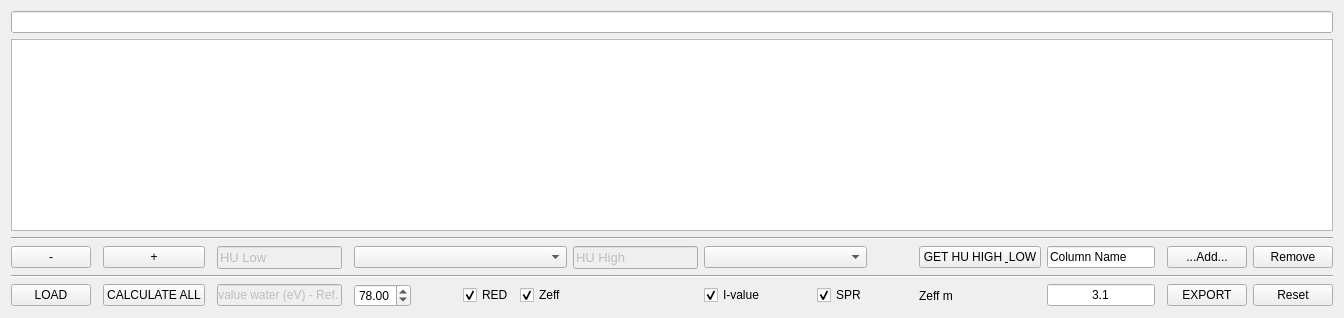
          <widget class="QWidget" name="tab">
           <attribute name="title">
            <string>Mat_Info</string>
           </attribute>
           <layout class="QGridLayout" name="gridLayout_2">
            <item row="7" column="18">
             <widget class="QPushButton" name="export_table_mat">
              <property name="text">
               <string>EXPORT</string>
              </property>
             </widget>
            </item>
            <item row="7" column="0">
             <widget class="QPushButton" name="Load_csv_mat">
              <property name="text">
               <string>LOAD</string>
              </property>
             </widget>
            </item>
            <item row="7" column="16">
             <widget class="QLineEdit" name="Zeff_m">
              <property name="text">
               <string>3.1</string>
              </property>
              <property name="alignment">
               <set>Qt::AlignmentFlag::AlignCenter</set>
              </property>
             </widget>
            </item>
            <item row="7" column="13">
             <widget class="QCheckBox" name="checkBox_calSPR">
              <property name="text">
               <string>SPR</string>
              </property>
              <property name="checked">
               <bool>true</bool>
              </property>
             </widget>
            </item>
            <item row="6" column="0" colspan="20">
             <widget class="Line" name="line_3">
              <property name="orientation">
               <enum>Qt::Orientation::Horizontal</enum>
              </property>
             </widget>
            </item>
            <item row="5" column="0">
             <widget class="QPushButton" name="remove_row_table_mat">
              <property name="text">
               <string>-</string>
              </property>
             </widget>
            </item>
            <item row="5" column="16">
             <widget class="QLineEdit" name="lineEdit">
              <property name="text">
               <string>Column Name</string>
              </property>
             </widget>
            </item>
            <item row="5" column="10">
             <widget class="QLineEdit" name="lineEdit_41">
              <property name="enabled">
               <bool>false</bool>
              </property>
              <property name="font">
               <font>
                <pointsize>10</pointsize>
               </font>
              </property>
              <property name="text">
               <string>HU High</string>
              </property>
             </widget>
            </item>
            <item row="5" column="11" colspan="3">
             <widget class="QComboBox" name="DECT_list_02"/>
            </item>
            <item row="7" column="11">
             <widget class="QCheckBox" name="checkBox_cal_I">
              <property name="text">
               <string>I-value</string>
              </property>
              <property name="checked">
               <bool>true</bool>
              </property>
             </widget>
            </item>
            <item row="7" column="15">
             <widget class="QLabel" name="label_3">
              <property name="text">
               <string>Zeff m</string>
              </property>
             </widget>
            </item>
            <item row="5" column="6" colspan="4">
             <widget class="QComboBox" name="DECT_list_01"/>
            </item>
            <item row="7" column="19">
             <widget class="QPushButton" name="reset_table_mat">
              <property name="text">
               <string>Reset</string>
              </property>
             </widget>
            </item>
            <item row="5" column="2">
             <widget class="QPushButton" name="add_row_table_mat">
              <property name="text">
               <string>+</string>
              </property>
             </widget>
            </item>
            <item row="5" column="4">
             <widget class="QLineEdit" name="lineEdit_8">
              <property name="enabled">
               <bool>false</bool>
              </property>
              <property name="font">
               <font>
                <pointsize>10</pointsize>
               </font>
              </property>
              <property name="text">
               <string>HU Low</string>
              </property>
             </widget>
            </item>
            <item row="2" column="0" colspan="20">
             <widget class="QLineEdit" name="mat_table_label">
              <property name="autoFillBackground">
               <bool>false</bool>
              </property>
             </widget>
            </item>
            <item row="5" column="15">
             <widget class="QPushButton" name="get_HU_high">
              <property name="text">
               <string>GET HU HIGH &amp; LOW</string>
              </property>
             </widget>
            </item>
            <item row="7" column="7">
             <spacer name="horizontalSpacer_2">
              <property name="orientation">
               <enum>Qt::Orientation::Horizontal</enum>
              </property>
              <property name="sizeHint" stdset="0">
               <size>
                <width>40</width>
                <height>20</height>
               </size>
              </property>
             </spacer>
            </item>
            <item row="7" column="12">
             <spacer name="horizontalSpacer_4">
              <property name="orientation">
               <enum>Qt::Orientation::Horizontal</enum>
              </property>
              <property name="sizeHint" stdset="0">
               <size>
                <width>40</width>
                <height>20</height>
               </size>
              </property>
             </spacer>
            </item>
            <item row="7" column="8">
             <widget class="QCheckBox" name="checkBox_calRED">
              <property name="text">
               <string>RED</string>
              </property>
              <property name="checked">
               <bool>true</bool>
              </property>
             </widget>
            </item>
            <item row="7" column="2">
             <widget class="QPushButton" name="cal_mat_ref_info">
              <property name="text">
               <string>CALCULATE ALL</string>
              </property>
             </widget>
            </item>
            <item row="7" column="10">
             <spacer name="horizontalSpacer_3">
              <property name="orientation">
               <enum>Qt::Orientation::Horizontal</enum>
              </property>
              <property name="sizeHint" stdset="0">
               <size>
                <width>40</width>
                <height>20</height>
               </size>
              </property>
             </spacer>
            </item>
            <item row="5" column="18">
             <widget class="QPushButton" name="add_coll_table_mat">
              <property name="text">
               <string>...Add...</string>
              </property>
             </widget>
            </item>
            <item row="4" column="0" colspan="20">
             <widget class="Line" name="line_2">
              <property name="orientation">
               <enum>Qt::Orientation::Horizontal</enum>
              </property>
             </widget>
            </item>
            <item row="7" column="14">
             <spacer name="horizontalSpacer_8">
              <property name="orientation">
               <enum>Qt::Orientation::Horizontal</enum>
              </property>
              <property name="sizeHint" stdset="0">
               <size>
                <width>40</width>
                <height>20</height>
               </size>
              </property>
             </spacer>
            </item>
            <item row="5" column="19">
             <widget class="QPushButton" name="remove_coll_table_mat">
              <property name="text">
               <string>Remove</string>
              </property>
             </widget>
            </item>
            <item row="7" column="9">
             <widget class="QCheckBox" name="checkBox_calZeff">
              <property name="text">
               <string>Zeff</string>
              </property>
              <property name="checked">
               <bool>true</bool>
              </property>
             </widget>
            </item>
            <item row="3" column="0" colspan="20">
             <widget class="QTableWidget" name="MatInfoTable"/>
            </item>
            <item row="7" column="4">
             <widget class="QLineEdit" name="lineEdit_47">
              <property name="enabled">
               <bool>false</bool>
              </property>
              <property name="text">
               <string>I-value water (eV) - Ref.</string>
              </property>
             </widget>
            </item>
            <item row="7" column="6">
             <widget class="QDoubleSpinBox" name="Iv_water_ref">
              <property name="value">
               <double>78.000000000000000</double>
              </property>
             </widget>
            </item>
           </layout>
          </widget>
